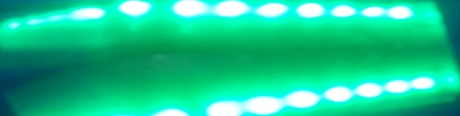
#> input picture ChallengeCode/data/green_buoy_pool_img.jpg, 460 x 116 px
$ python -i Buoy_Detection.py   (imports and definitions only)   (older library calls are emulated)
#> lines starting #> are read from the running program, lines starting #| are printed output that depends on the picture; after the words box and inside, x2 and y2 are one past the last pixel; in counts of white or black regions, pixels touching at a corner belong together; long printed decimals are rounded
#> in run, im is the input picture: shape (116, 460, 3); mean B, G, R 144.9, 198, 27.6
import sys
import matplotlib.cm as cm
import matplotlib.pyplot as plt
import numpy as np
import cv2

green_pixel_means = []
green_sens_means = []
green_sens_angles = []

red_pixel_means = []
red_sens_means = []
red_sens_angles = []

pixel_means = []
sens_means = []
sens_angles = []

next_frames = []
thresh = 100

# returns the x and y pixel position on the sensor
def sensor_position(pix_x, pix_y, res_x, res_y):
    origin = (res_x/2, res_y/2)
    pix_point = (pix_x - origin[0], pix_y - origin[1])
    sensor_pos_x, sensor_pos_y = (pix_point[0] * 0.00368/res_x, -pix_point[1] * 0.00276/res_y)
    return sensor_pos_x, sensor_pos_y

# returns horizontal angles to a point on a camera frame
def angles(x, y):
    horizontal_angle = np.degrees(np.arctan(x/0.00304))
    return horizontal_angle

# appends contour means, pixel position/angles if above threshold, returns number of buoys for each color
def contour_func(contours, img, color:str):
    ctr_areas = [0]
    ctr_sens_means = [[0,0]]
    ctr_sens_angles = [0]
    ctr_pixel_means = [[0,0]]

    red_buoys = 0
    green_buoys = 0
    for contour in contours:
            ctr_mean = np.mean(contour, axis=0)
            ctr_max = np.max(contour, axis=0)
            ctr_min = np.min(contour, axis=0)
            ctr_diff = ctr_max - ctr_min
            xdiff = ctr_diff[:,0]
            ydiff = ctr_diff[:,1]
            ctr_area = xdiff * ydiff
            if ctr_area >= thresh:
                if color == 'red':
                    print("red detected!")
                    red_buoys += 1
                elif color == 'green':
                    print("green detected!")
                    green_buoys += 1
                else:
                    continue
                if ctr_area >= ctr_areas[0]:
                    ctr_areas.pop(0)
                    ctr_areas.append(ctr_area)
                    ctr_pixel_means.pop(0)
                    ctr_pixel_means.append(ctr_mean)
                    cntr = (int(ctr_mean[0,0]), int(ctr_mean[0,1]))
                    sens_ctr = (sensor_position(cntr[0], cntr[1], img.shape[1], img.shape[0]))
                    ctr_sens_means.pop(0)
                    ctr_sens_means.append(sens_ctr)
                    ctr_sens_angles.pop(0)
                    ctr_sens_angles.append(angles(sens_ctr[0], sens_ctr[1]))

    if ctr_areas != [0] and color == 'red':
        red_sens_means.append(ctr_sens_means[0])
        red_sens_angles.append(ctr_sens_angles[0])
        red_pixel_means.append(ctr_pixel_means[0])
        return red_buoys
    elif ctr_areas != [0] and color == 'green':
        green_sens_means.append(ctr_sens_means[0])
        green_sens_angles.append(ctr_sens_angles[0])
        green_pixel_means.append(ctr_pixel_means[0])
        return green_buoys

    return

def green_update(im): #updates green buoy data
    green_buoys = 0

    img = cv2.resize(im, (640, 480)) # resize each image

    imhsv = cv2.cvtColor(img, cv2.COLOR_BGR2HSV) # convert to HSV
    median_blur = cv2.medianBlur(imhsv, 9) # apply median blur filter to smoothen the HSV image, denoise
    hue = median_blur[:,:,0]
    sat = median_blur[:,:,1]
    val = median_blur[:,:,2]

    # thresholding the HSV values to isolate only green color
    img_thresh_hue = np.logical_and(hue>36, hue<86)
    img_thresh_sat = np.logical_and(sat>100, sat<255)
    img_thresh_val = np.logical_and(val>60, val<255)
    img_thresh_HSV = np.logical_and(img_thresh_hue, img_thresh_sat, img_thresh_val)
    box_filt_HSV2 = cv2.boxFilter(img_thresh_HSV.astype(int), -1, (40,40), normalize=False)

    if not img_thresh_HSV.any(): # saturation threshold too high, so reset with accurate saturation threshold to isolate green buoy from image
        box_filt_HSV1 = cv2.boxFilter(imhsv, -1, (9, 9)) # apply median blur filter to smoothen the HSV image, denoise
        hue = box_filt_HSV1[:,:,0]
        sat = box_filt_HSV1[:,:,1]
        val = box_filt_HSV1[:,:,2]

        img_thresh_hue = np.logical_and(hue>36, hue<86)
        img_thresh_sat = np.logical_and(sat>67, sat<255)
        img_thresh_val = np.logical_and(val>60, val<255)
        img_thresh_HSV = np.logical_and(img_thresh_hue, img_thresh_sat, img_thresh_val)

        box_filt_HSV2 = cv2.boxFilter(img_thresh_HSV.astype(int), -1, (40, 40), normalize=False)

    img_threshold = np.argwhere(box_filt_HSV2 > thresh)

    if img_threshold.all():
        img8 = box_filt_HSV2 * 255/np.max(box_filt_HSV2)
        img8 = img8.astype(np.uint8)
        thresh8 = thresh * 255/np.max(box_filt_HSV2)
        thresh8 = thresh8.astype(np.uint8)

        retval, img_out = cv2.threshold(img8, thresh8, 255, cv2.THRESH_BINARY)
        if cv2.__version__ == '3.2.0':
            _, contours, hierarchy = cv2.findContours(img_out, cv2.RETR_EXTERNAL, cv2.CHAIN_APPROX_NONE)
        else:
            contours, hierarchy = cv2.findContours(img_out, cv2.RETR_EXTERNAL, cv2.CHAIN_APPROX_NONE)
        # isolate only significant green blobs by creating a minimum area bound that determines whether blob is significant
        green_buoys = contour_func(contours, img, color='green')
    return green_buoys

def red_update(im): # updates red buoy data
    red_buoys = 0

    img = cv2.resize(im, (640, 480)) # resize each image
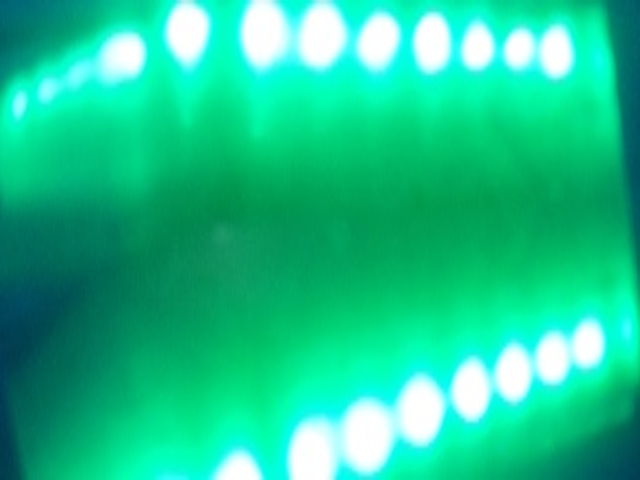
#> img: shape (480, 640, 3); mean B, G, R 144.7, 197.9, 27.5

    imhsv = cv2.cvtColor(img, cv2.COLOR_BGR2HSV) # convert to HSV
#> imhsv: shape (480, 640, 3); mean H, S, V 81.2, 227, 198.2
    median_blur = cv2.medianBlur(imhsv, 5) # apply median to smoothen the HSV image, denoise
#> median_blur: shape (480, 640, 3); mean H, S, V 81.3, 227.2, 198.2
    hue = median_blur[:,:,0]
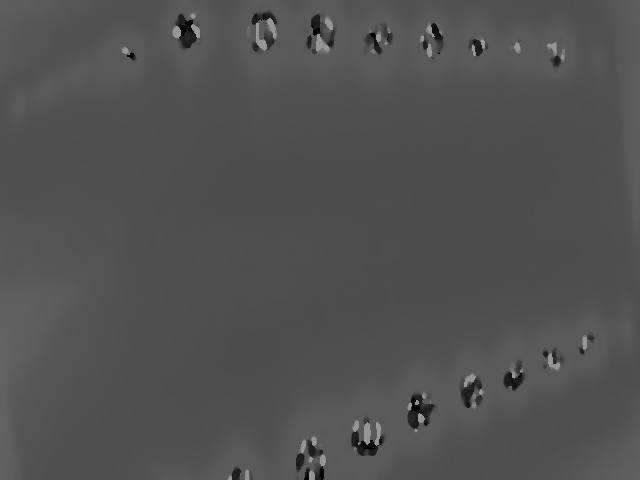
#> hue: shape (480, 640); min 0, max 160, mean 81.3
    sat = median_blur[:,:,1]
    val = median_blur[:,:,2]
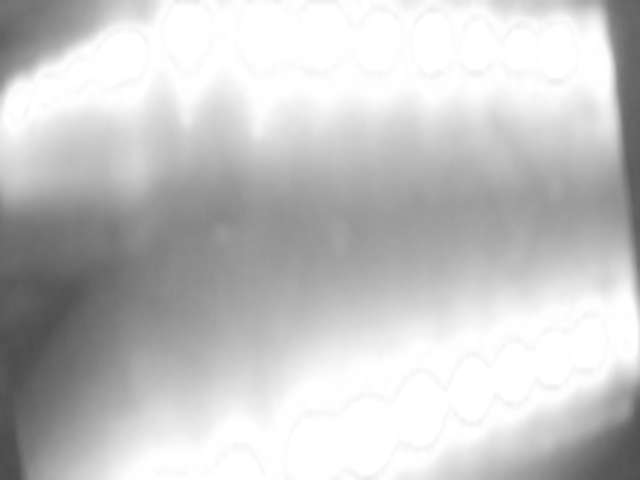
#> val: shape (480, 640); min 75, max 255, mean 198.2

    # thresholding the HSV values to isolate only red color
    img_thresh_hue = np.logical_or(np.logical_and(hue>=160, hue<=180), np.logical_and(hue>=0, hue<=10))
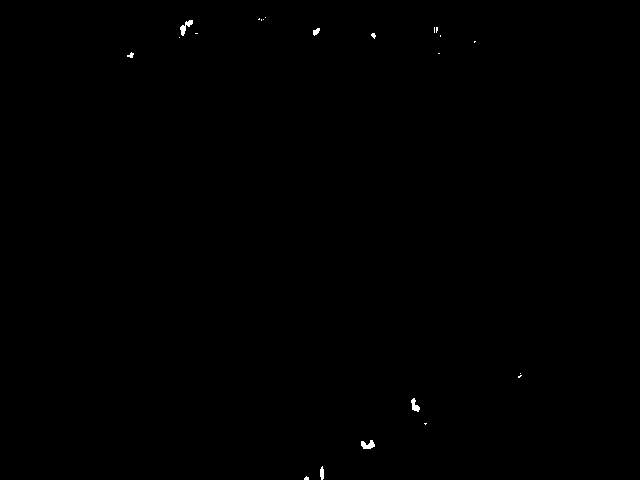
#> img_thresh_hue: shape (480, 640) bool; 0.14% white; 22 white regions (16 under 20 px), largest, box (x1, y1, x2, y2) and area: (180, 20, 193, 36) 86, (361, 440, 375, 449) 84, (411, 398, 420, 412) 69, (320, 466, 324, 480) 45, (313, 28, 320, 36) 36, (127, 52, 134, 58) 24
    img_thresh_sat = np.logical_and(sat>=0, sat<=255)
#> img_thresh_sat: shape (480, 640) bool; every value is 1
    img_thresh_val = np.logical_and(val>0, val<255)
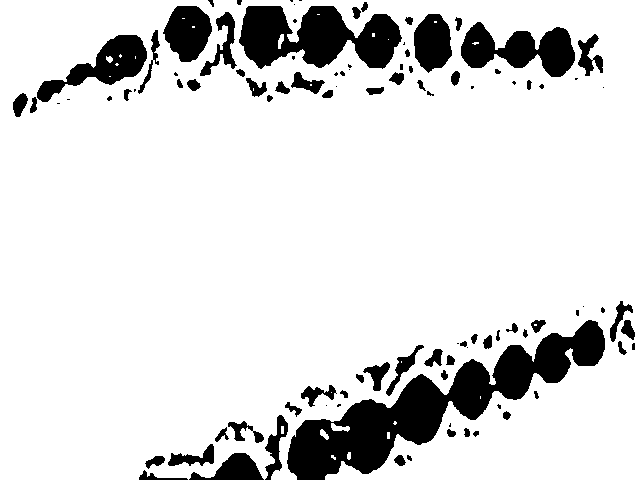
#> img_thresh_val: shape (480, 640) bool; 86.7% white; 100 black regions (32 under 20 px), largest, box (x1, y1, x2, y2) and area: (287, 320, 605, 480) 14734, (239, 6, 402, 69) 6691, (461, 22, 575, 77) 3482
    img_thresh_HSV = np.logical_and(img_thresh_hue, img_thresh_sat, img_thresh_val)

    # threshold yields too small area, second chance for the red area to show up
    if np.sum(np.count_nonzero(img_thresh_HSV)) < 40:
        img_thresh_hue = np.logical_or(np.logical_or(np.logical_and(hue>=160, hue<=180), np.logical_and(hue>=0, hue<=10)), np.logical_and(hue>80, hue<160))
        img_thresh_sat = np.logical_and(sat>=0, sat<=38)
        img_thresh_val = np.logical_and(val>=0, val<=255)
        img_thresh_HSV = np.logical_and(img_thresh_hue, img_thresh_sat, img_thresh_val)

    box_filt_HSV2 = cv2.boxFilter(img_thresh_HSV.astype(int), -1, (7,7), normalize=False)
#> box_filt_HSV2: shape (480, 640) int32; 43 distinct labels, from 0 to 42
    img_threshold = np.argwhere(box_filt_HSV2 >= thresh)
#> img_threshold = empty array

    if img_threshold.all():
        img8 = box_filt_HSV2 * 255/np.max(box_filt_HSV2)
        img8 = img8.astype(np.uint8)
        thresh8 = thresh * 255/np.max(box_filt_HSV2)
#> thresh8 = 607.1
        thresh8 = thresh8.astype(np.uint8)
#> thresh8 = 95

        retval, img_out = cv2.threshold(img8, thresh8, 255, cv2.THRESH_BINARY)
#> img_out: shape (480, 640); 0.17% white; 9 white regions (2 under 20 px)
#> retval = 95
        if cv2.__version__ == '3.2.0':
            _, contours, hierarchy = cv2.findContours(img_out, cv2.RETR_EXTERNAL, cv2.CHAIN_APPROX_NONE)
        else:
            contours, hierarchy = cv2.findContours(img_out, cv2.RETR_EXTERNAL, cv2.CHAIN_APPROX_NONE)
#> contours = 9 contours, 4 with area under 20; largest, box (x1, y1, x2, y2) and area: (179, 19, 193, 35) 102, (360, 441, 375, 450) 92, (410, 399, 421, 412) 79, (319, 468, 325, 480) 54, (312, 28, 320, 36) 36

        # isolate only significant red blobs by creating a minimum area bound that determines whether blob is significant
        red_buoys = contour_func(contours, img, color='red')
#> the loop in contour_func, `for contour in contours:` made 9 passes
#> (ctr_mean, ctr_max, ctr_min, xdiff, ydiff, ctr_area, cntr, pix_point in sensor_position) on passes 3, 4, 9: ([[367.4, 444.6]], [[374, 449]], [[360, 441]], [14], [8], [112], (367, 444), (47, 204)), ([[414.4, 405]], [[420, 411]], [[410, 399]], [10], [12], [120], (414, 405), (94, 165)), ([[185.4, 26.5]], [[192, 34]], [[179, 19]], [13], [15], [195], (185, 26), (-135, -214))
#> (ctr_mean, ctr_max, ctr_min, xdiff, ydiff, ctr_area) on passes 1, 2, 5, 6, 7, 8: ([[306.3, 478.1]], [[309, 479]], [[304, 477]], [5], [2], [10]), ([[321.5, 473.9]], [[324, 479]], [[319, 468]], [5], [11], [55]), ([[130.5, 54.93]], [[133, 57]], [[128, 53]], [5], [4], [20]), ([[373, 35]], [[375, 37]], [[371, 33]], [4], [4], [16]), ([[435.5, 29.5]], [[437, 30]], [[434, 29]], [3], [1], [3]), ([[315.7, 31.26]], [[319, 35]], [[312, 28]], [7], [7], [49])
#| red detected!
#| red detected!
#| red detected!
#> after the loop in contour_func, `for contour in contours:`: ctr_areas = [[195]]; ctr_pixel_means = [[[185.4, 26.5]]]; ctr_sens_angles = [-14.32]; ctr_sens_means = [(-0.000776, 0.00123)]; green_buoys = 0; red_buoys = 3
#> red_buoys = 3
    return red_buoys

def run(image):
    im = cv2.imread(image)
    red_buoys = red_update(im)
#> red_buoys = 3
    green_buoys = green_update(im)
#> in green_update, `median_blur = cv2.medianBlur(imhsv, 9)`: median_blur: shape (480, 640, 3); mean H, S, V 81.3, 227.4, 198.3
#> in green_update, `img_thresh_hue = np.logical_and(hue>36, hue<86)`: img_thresh_hue: shape (480, 640) bool; 76.4% white; 11 black regions, largest, box (x1, y1, x2, y2) and area: (155, 312, 610, 480) 24166, (234, 0, 577, 85) 19619, (0, 225, 89, 480) 11389
#> in green_update, `img_thresh_sat = np.logical_and(sat>100, sat<255)`: img_thresh_sat: shape (480, 640) bool; 53.5% white; 158 black regions (54 under 20 px), largest, box (x1, y1, x2, y2) and area: (76, 72, 640, 480) 77908, (289, 378, 444, 480) 7932, (0, 95, 138, 220) 5590
#> in green_update, `img_thresh_val = np.logical_and(val>60, val<255)`: img_thresh_val: shape (480, 640) bool; 87.3% white; 60 black regions (14 under 20 px), largest, box (x1, y1, x2, y2) and area: (288, 320, 605, 480) 14892, (240, 6, 401, 68) 6742, (461, 23, 575, 77) 3495
#> in green_update, `img_thresh_HSV = np.logical_and(img_thresh_hue, img_thresh_sat, img_th..`:
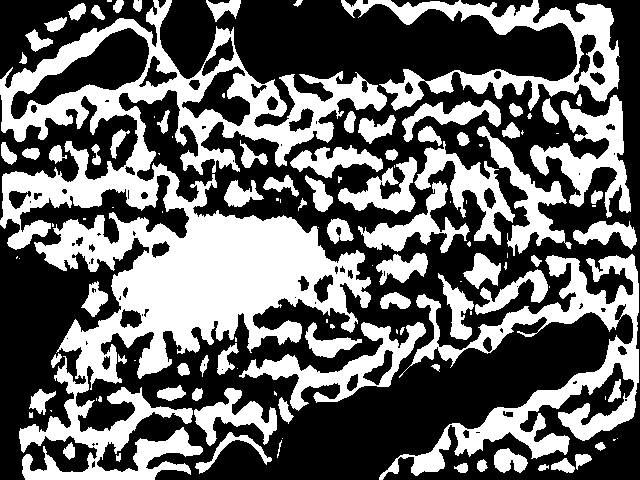
#> img_thresh_HSV: shape (480, 640) bool; 40.6% white; 121 white regions (44 under 20 px), largest, box (x1, y1, x2, y2) and area: (0, 0, 387, 480) 60701, (379, 254, 639, 480) 13905, (341, 0, 620, 111) 8860
#> in green_update, `box_filt_HSV2 = cv2.boxFilter(img_thresh_HSV.astype(int), -1, (40,40),..`:
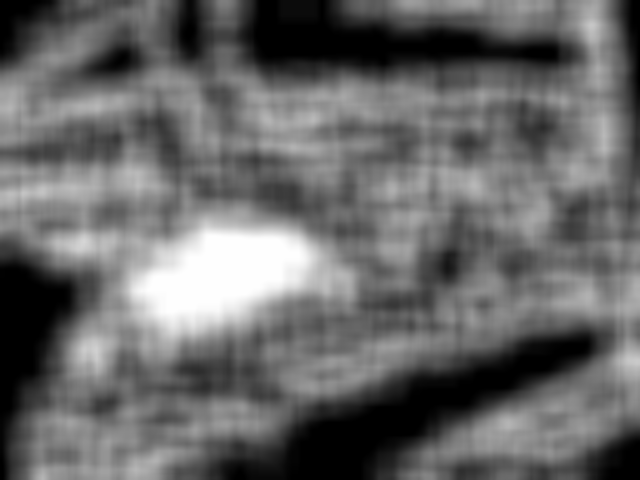
#> box_filt_HSV2: shape (480, 640) int32; min 0, max 1600, mean 651; drawn with min black and max white
#> in green_update, `img_threshold = np.argwhere(box_filt_HSV2 > thresh)`: img_threshold = 273179 pairs, first value 0 to 479, second value 0 to 639
#> green_buoys = 0
    print(red_pixel_means, green_pixel_means)
#| [array([[185.395,  26.5       ]])] []

    pixel_means = [red_pixel_means, green_pixel_means]
#> pixel_means = [[[[185.4, 26.5]]], []]
    sens_means = [red_sens_means, green_sens_means]
#> sens_means = [[(-0.000776, 0.00123)], []]
    sens_angles = [red_sens_angles, green_sens_angles]
#> sens_angles = [[-14.32], []]
    if sens_angles[0] == []:
        sens_angles[0] = None
    if sens_angles[1] == []:
        sens_angles[1] = None
    num_buoys = [red_buoys, green_buoys]
#> num_buoys = [3, 0]
    return sens_angles[0], sens_angles[1]

>>> result = run('data/green_buoy_pool_img.jpg')
